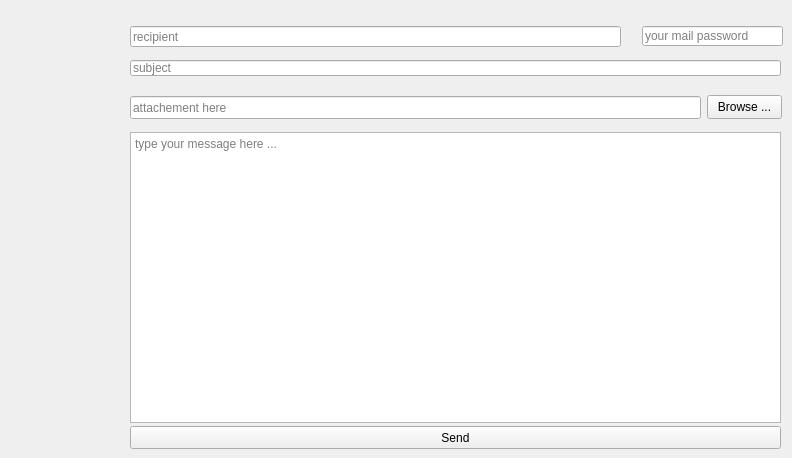
    <widget class="QWidget" name="tab_2">
     <attribute name="title">
      <string>Tab 2</string>
     </attribute>
     <widget class="QLineEdit" name="subject">
      <property name="geometry">
       <rect>
        <x>130</x>
        <y>60</y>
        <width>651</width>
        <height>16</height>
       </rect>
      </property>
      <property name="placeholderText">
       <string>subject</string>
      </property>
     </widget>
     <widget class="QPushButton" name="sendBtn">
      <property name="geometry">
       <rect>
        <x>130</x>
        <y>426</y>
        <width>651</width>
        <height>23</height>
       </rect>
      </property>
      <property name="text">
       <string>Send</string>
      </property>
     </widget>
     <widget class="QLineEdit" name="file">
      <property name="geometry">
       <rect>
        <x>130</x>
        <y>96</y>
        <width>571</width>
        <height>23</height>
       </rect>
      </property>
      <property name="placeholderText">
       <string>attachement here</string>
      </property>
     </widget>
     <widget class="QLineEdit" name="rcpt">
      <property name="geometry">
       <rect>
        <x>130</x>
        <y>26</y>
        <width>491</width>
        <height>21</height>
       </rect>
      </property>
      <property name="placeholderText">
       <string>recipient</string>
      </property>
     </widget>
     <widget class="QPushButton" name="browseBtn">
      <property name="geometry">
       <rect>
        <x>707</x>
        <y>95</y>
        <width>75</width>
        <height>24</height>
       </rect>
      </property>
      <property name="text">
       <string>Browse ...</string>
      </property>
     </widget>
     <widget class="QTextEdit" name="msg">
      <property name="geometry">
       <rect>
        <x>130</x>
        <y>132</y>
        <width>651</width>
        <height>291</height>
       </rect>
      </property>
      <property name="placeholderText">
       <string>type your message here ...</string>
      </property>
     </widget>
     <widget class="QLineEdit" name="mail_pass">
      <property name="geometry">
       <rect>
        <x>642</x>
        <y>26</y>
        <width>141</width>
        <height>20</height>
       </rect>
      </property>
      <property name="echoMode">
       <enum>QLineEdit::Password</enum>
      </property>
      <property name="placeholderText">
       <string>your mail password</string>
      </property>
     </widget>
    </widget>
